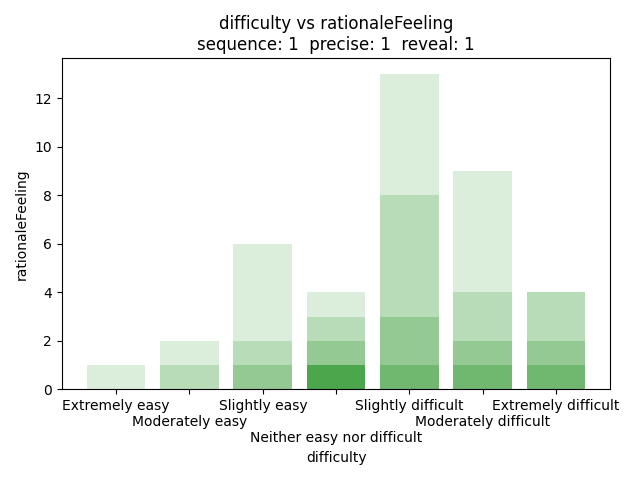

Write Python code to recreate this figure.
import pandas as pd
import matplotlib.pyplot as plt
import seaborn as sns
import numpy as np

data = pd.read_csv("qualitative.csv")
seq = 1
prec = 1
rev = 1
data = data[(data['con.sequence'] == seq) & (data['con.precise'] == prec) & (data['con.reveal'] == rev)]

f1a = data[(data["difficulty"] == "Extremely easy") & (data["rationaleFeeling"] == "Extremely negative")].shape[0]
f1b = data[(data["difficulty"] == "Moderately easy") & (data["rationaleFeeling"] == "Extremely negative")].shape[0]
f1c = data[(data["difficulty"] == "Slightly easy") & (data["rationaleFeeling"] == "Extremely negative")].shape[0]
f1d = data[(data["difficulty"] == "Neither easy nor difficult") & (data["rationaleFeeling"] == "Extremely negative")].shape[0]
f1e = data[(data["difficulty"] == "Slightly difficult") & (data["rationaleFeeling"] == "Extremely negative")].shape[0]
f1f = data[(data["difficulty"] == "Moderately difficult") & (data["rationaleFeeling"] == "Extremely negative")].shape[0]
f1g = data[(data["difficulty"] == "Extremely difficult") & (data["rationaleFeeling"] == "Extremely negative")].shape[0]

f2a = data[(data["difficulty"] == "Extremely easy") & (data["rationaleFeeling"] == "Moderately negative")].shape[0]
f2b = data[(data["difficulty"] == "Moderately easy") & (data["rationaleFeeling"] == "Moderately negative")].shape[0]
f2c = data[(data["difficulty"] == "Slightly easy") & (data["rationaleFeeling"] == "Moderately negative")].shape[0]
f2d = data[(data["difficulty"] == "Neither easy nor difficult") & (data["rationaleFeeling"] == "Moderately negative")].shape[0]
f2e = data[(data["difficulty"] == "Slightly difficult") & (data["rationaleFeeling"] == "Moderately negative")].shape[0]
f2f = data[(data["difficulty"] == "Moderately difficult") & (data["rationaleFeeling"] == "Moderately negative")].shape[0]
f2g = data[(data["difficulty"] == "Extremely difficult") & (data["rationaleFeeling"] == "Moderately negative")].shape[0]

f3a = data[(data["difficulty"] == "Extremely easy") & (data["rationaleFeeling"] == "Slightly negative")].shape[0]
f3b = data[(data["difficulty"] == "Moderately easy") & (data["rationaleFeeling"] == "Slightly negative")].shape[0]
f3c = data[(data["difficulty"] == "Slightly easy") & (data["rationaleFeeling"] == "Slightly negative")].shape[0]
f3d = data[(data["difficulty"] == "Neither easy nor difficult") & (data["rationaleFeeling"] == "Slightly negative")].shape[0]
f3e = data[(data["difficulty"] == "Slightly difficult") & (data["rationaleFeeling"] == "Slightly negative")].shape[0]
f3f = data[(data["difficulty"] == "Moderately difficult") & (data["rationaleFeeling"] == "Slightly negative")].shape[0]
f3g = data[(data["difficulty"] == "Extremely difficult") & (data["rationaleFeeling"] == "Slightly negative")].shape[0]

f4a = data[(data["difficulty"] == "Extremely easy") & (data["rationaleFeeling"] == "Neither positive nor negative")].shape[0]
f4b = data[(data["difficulty"] == "Moderately easy") & (data["rationaleFeeling"] == "Neither positive nor negative")].shape[0]
f4c = data[(data["difficulty"] == "Slightly easy") & (data["rationaleFeeling"] == "Neither positive nor negative")].shape[0]
f4d = data[(data["difficulty"] == "Neither easy nor difficult") & (data["rationaleFeeling"] == "Neither positive nor negative")].shape[0]
f4e = data[(data["difficulty"] == "Slightly difficult") & (data["rationaleFeeling"] == "Neither positive nor negative")].shape[0]
f4f = data[(data["difficulty"] == "Moderately difficult") & (data["rationaleFeeling"] == "Neither positive nor negative")].shape[0]
f4g = data[(data["difficulty"] == "Extremely difficult") & (data["rationaleFeeling"] == "Neither positive nor negative")].shape[0]

f5a = data[(data["difficulty"] == "Extremely easy") & (data["rationaleFeeling"] == "Slightly positive")].shape[0]
f5b = data[(data["difficulty"] == "Moderately easy") & (data["rationaleFeeling"] == "Slightly positive")].shape[0]
f5c = data[(data["difficulty"] == "Slightly easy") & (data["rationaleFeeling"] == "Slightly positive")].shape[0]
f5d = data[(data["difficulty"] == "Neither easy nor difficult") & (data["rationaleFeeling"] == "Slightly positive")].shape[0]
f5e = data[(data["difficulty"] == "Slightly difficult") & (data["rationaleFeeling"] == "Slightly positive")].shape[0]
f5f = data[(data["difficulty"] == "Moderately difficult") & (data["rationaleFeeling"] == "Slightly positive")].shape[0]
f5g = data[(data["difficulty"] == "Extremely difficult") & (data["rationaleFeeling"] == "Slightly positive")].shape[0]

f6a = data[(data["difficulty"] == "Extremely easy") & (data["rationaleFeeling"] == "Moderately positive")].shape[0]
f6b = data[(data["difficulty"] == "Moderately easy") & (data["rationaleFeeling"] == "Moderately positive")].shape[0]
f6c = data[(data["difficulty"] == "Slightly easy") & (data["rationaleFeeling"] == "Moderately positive")].shape[0]
f6d = data[(data["difficulty"] == "Neither easy nor difficult") & (data["rationaleFeeling"] == "Moderately positive")].shape[0]
f6e = data[(data["difficulty"] == "Slightly difficult") & (data["rationaleFeeling"] == "Moderately positive")].shape[0]
f6f = data[(data["difficulty"] == "Moderately difficult") & (data["rationaleFeeling"] == "Moderately positive")].shape[0]
f6g = data[(data["difficulty"] == "Extremely difficult") & (data["rationaleFeeling"] == "Moderately positive")].shape[0]

f7a = data[(data["difficulty"] == "Extremely easy") & (data["rationaleFeeling"] == "Extremely positive")].shape[0]
f7b = data[(data["difficulty"] == "Moderately easy") & (data["rationaleFeeling"] == "Extremely positive")].shape[0]
f7c = data[(data["difficulty"] == "Slightly easy") & (data["rationaleFeeling"] == "Extremely positive")].shape[0]
f7d = data[(data["difficulty"] == "Neither easy nor difficult") & (data["rationaleFeeling"] == "Extremely positive")].shape[0]
f7e = data[(data["difficulty"] == "Slightly difficult") & (data["rationaleFeeling"] == "Extremely positive")].shape[0]
f7f = data[(data["difficulty"] == "Moderately difficult") & (data["rationaleFeeling"] == "Extremely positive")].shape[0]
f7g = data[(data["difficulty"] == "Extremely difficult") & (data["rationaleFeeling"] == "Extremely positive")].shape[0]


d1 = {
    "f1a": f1a,
    "f1b": f1b,
    "f1c": f1c,
    "f1d": f1d,
    "f1e": f1e,
    "f1f": f1f,
    "f1g": f1g
}

d2 = {
    "f2a": f2a,
    "f2b": f2b,
    "f2c": f2c,
    "f2d": f2d,
    "f2e": f2e,
    "f2f": f2f,
    "f2g": f2g
}

d3 = {
    "f3a": f3a,
    "f3b": f3b,
    "f3c": f3c,
    "f3d": f3d,
    "f3e": f3e,
    "f3f": f3f,
    "f3g": f3g
}

d4 = {
    "f4a": f4a,
    "f4b": f4b,
    "f4c": f4c,
    "f4d": f4d,
    "f4e": f4e,
    "f4f": f4f,
    "f4g": f4g
}

d5 = {
    "f5a": f5a,
    "f5b": f5b,
    "f5c": f5c,
    "f5d": f5d,
    "f5e": f5e,
    "f5f": f5f,
    "f5g": f5g
}

d6 = {
    "f6a": f6a,
    "f6b": f6b,
    "f6c": f6c,
    "f6d": f6d,
    "f6e": f6e,
    "f6f": f6f,
    "f6g": f6g
}

d7 = {
    "f7a": f7a,
    "f7b": f7b,
    "f7c": f7c,
    "f7d": f7d,
    "f7e": f7e,
    "f7f": f7f,
    "f7g": f7g
}


keys1 = list(d1.keys())
keys2 = list(d2.keys())
keys3 = list(d3.keys())
keys4 = list(d4.keys())
keys5 = list(d5.keys())
keys6 = list(d6.keys())
keys7 = list(d7.keys())
keys = list(["Extremely easy", "\nModerately easy", "Slightly easy", "\n\nNeither easy nor difficult", "Slightly difficult", "\nModerately difficult", "Extremely difficult"])

vals1 = np.array(list(d1.values()))
vals2 = np.array(list(d2.values()))
vals3 = np.array(list(d3.values()))
vals4 = np.array(list(d4.values()))
vals5 = np.array(list(d5.values()))
vals6 = np.array(list(d6.values()))
vals7 = np.array(list(d7.values()))
print(vals1)
print(vals2)
print(vals3)
print(vals4)
print(vals5)
print(vals6)
print(vals7)

plt.bar(keys, vals1, color = "green", label = "Extremely negative", alpha = 0.98)
plt.bar(keys, vals2, bottom = vals1, color = "green", label = "Moderately negative", alpha = 0.84)
base = vals1
plt.bar(keys, vals3, bottom = base + vals2, color = "green", label = "Slightly negative", alpha = 0.70)
base += vals2
plt.bar(keys, vals4, bottom = base + vals3, color = "green", label = "Neither positive nor negative", alpha = 0.56)
base += vals3
plt.bar(keys, vals5, bottom = base + vals4, color = "green", label = "Slightly positive", alpha = 0.42)
base += vals4
plt.bar(keys, vals6, bottom = base + vals5, color = "green", label = "Moderately positive", alpha = 0.28)
base += vals5
plt.bar(keys, vals7, bottom = base + vals6, color = "green", label = "Extremely positive", alpha = 0.14)
plt.title("difficulty vs rationaleFeeling" + "\n" + f"sequence: {seq}  precise: {prec}  reveal: {rev}")
plt.xlabel("difficulty")
plt.ylabel("rationaleFeeling")
plt.tight_layout()

plt.show()
